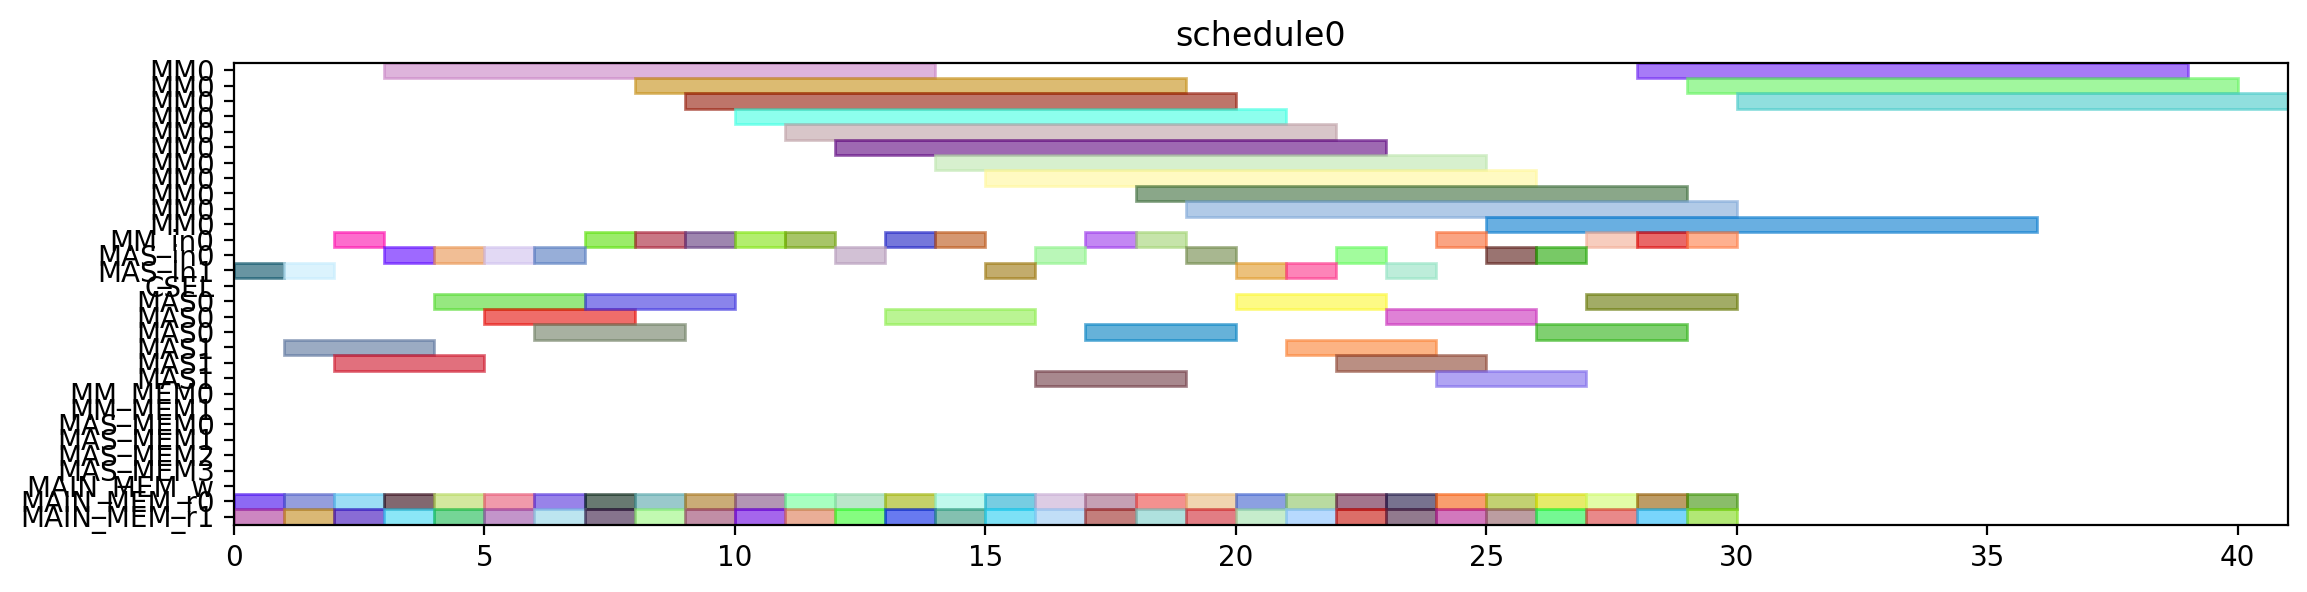

Reproduce this figure in Python.
from pyschedule import Scenario, solvers, plotters, alt


def solve():
	horizon = 120
	S = Scenario("schedule0", horizon=horizon)

	# resource
	MM = S.Resources('MM', num=1, size=11)
	MM_in = S.Resources('MM_in', num=1)
	MAS_in = S.Resources('MAS_in', num=2)
	CSEL = S.Resource('CSEL')
	MAS = S.Resources('MAS', num=2, size=3, periods=range(1, horizon))
	MM_MEM = S.Resources('MM_MEM', num=2)
	MAS_MEM = S.Resources('MAS_MEM', num=4)
	MAIN_MEM_w = S.Resource('MAIN_MEM_w', size=1)
	MAIN_MEM_r = S.Resources('MAIN_MEM_r', num=2)

	# result of previous scheduling

	# new tasks
	r1_t0 = S.Task('r1_t0', length=11, delay_cost=1)
	r1_t0 += alt(MM)
	r1_t0_in = S.Task('r1_t0_in', length=1, delay_cost=1)
	r1_t0_in += alt(MM_in)
	S += r1_t0_in*MM_in[0]<=r1_t0*MM[0]
	r1_t0_mem0 = S.Task('r1_t0_mem0', length=1, delay_cost=1)
	r1_t0_mem0 += MAIN_MEM_r[0]
	S += r1_t0_mem0 <= r1_t0

	r1_t0_mem1 = S.Task('r1_t0_mem1', length=1, delay_cost=1)
	r1_t0_mem1 += MAIN_MEM_r[1]
	S += r1_t0_mem1 <= r1_t0

	r1_t1 = S.Task('r1_t1', length=11, delay_cost=1)
	r1_t1 += alt(MM)
	r1_t1_in = S.Task('r1_t1_in', length=1, delay_cost=1)
	r1_t1_in += alt(MM_in)
	S += r1_t1_in*MM_in[0]<=r1_t1*MM[0]
	r1_t1_mem0 = S.Task('r1_t1_mem0', length=1, delay_cost=1)
	r1_t1_mem0 += MAIN_MEM_r[0]
	S += r1_t1_mem0 <= r1_t1

	r1_t1_mem1 = S.Task('r1_t1_mem1', length=1, delay_cost=1)
	r1_t1_mem1 += MAIN_MEM_r[1]
	S += r1_t1_mem1 <= r1_t1

	r1_t2 = S.Task('r1_t2', length=3, delay_cost=1)
	r1_t2 += alt(MAS)
	r1_t2_in = S.Task('r1_t2_in', length=1, delay_cost=1)
	r1_t2_in += alt(MAS_in)
	S += r1_t2_in*MAS_in[0]<=r1_t2*MAS[0]

	S += r1_t2_in*MAS_in[1]<=r1_t2*MAS[1]

	r1_t2_mem0 = S.Task('r1_t2_mem0', length=1, delay_cost=1)
	r1_t2_mem0 += MAIN_MEM_r[0]
	S += r1_t2_mem0 <= r1_t2

	r1_t2_mem1 = S.Task('r1_t2_mem1', length=1, delay_cost=1)
	r1_t2_mem1 += MAIN_MEM_r[1]
	S += r1_t2_mem1 <= r1_t2

	r1_t3 = S.Task('r1_t3', length=3, delay_cost=1)
	r1_t3 += alt(MAS)
	r1_t3_in = S.Task('r1_t3_in', length=1, delay_cost=1)
	r1_t3_in += alt(MAS_in)
	S += r1_t3_in*MAS_in[0]<=r1_t3*MAS[0]

	S += r1_t3_in*MAS_in[1]<=r1_t3*MAS[1]

	r1_t3_mem0 = S.Task('r1_t3_mem0', length=1, delay_cost=1)
	r1_t3_mem0 += MAIN_MEM_r[0]
	S += r1_t3_mem0 <= r1_t3

	r1_t3_mem1 = S.Task('r1_t3_mem1', length=1, delay_cost=1)
	r1_t3_mem1 += MAIN_MEM_r[1]
	S += r1_t3_mem1 <= r1_t3

	r3_t0 = S.Task('r3_t0', length=11, delay_cost=1)
	r3_t0 += alt(MM)
	r3_t0_in = S.Task('r3_t0_in', length=1, delay_cost=1)
	r3_t0_in += alt(MM_in)
	S += r3_t0_in*MM_in[0]<=r3_t0*MM[0]
	r3_t0_mem0 = S.Task('r3_t0_mem0', length=1, delay_cost=1)
	r3_t0_mem0 += MAIN_MEM_r[0]
	S += r3_t0_mem0 <= r3_t0

	r3_t0_mem1 = S.Task('r3_t0_mem1', length=1, delay_cost=1)
	r3_t0_mem1 += MAIN_MEM_r[1]
	S += r3_t0_mem1 <= r3_t0

	r3_t1 = S.Task('r3_t1', length=11, delay_cost=1)
	r3_t1 += alt(MM)
	r3_t1_in = S.Task('r3_t1_in', length=1, delay_cost=1)
	r3_t1_in += alt(MM_in)
	S += r3_t1_in*MM_in[0]<=r3_t1*MM[0]
	r3_t1_mem0 = S.Task('r3_t1_mem0', length=1, delay_cost=1)
	r3_t1_mem0 += MAIN_MEM_r[0]
	S += r3_t1_mem0 <= r3_t1

	r3_t1_mem1 = S.Task('r3_t1_mem1', length=1, delay_cost=1)
	r3_t1_mem1 += MAIN_MEM_r[1]
	S += r3_t1_mem1 <= r3_t1

	r3_t2 = S.Task('r3_t2', length=3, delay_cost=1)
	r3_t2 += alt(MAS)
	r3_t2_in = S.Task('r3_t2_in', length=1, delay_cost=1)
	r3_t2_in += alt(MAS_in)
	S += r3_t2_in*MAS_in[0]<=r3_t2*MAS[0]

	S += r3_t2_in*MAS_in[1]<=r3_t2*MAS[1]

	r3_t2_mem0 = S.Task('r3_t2_mem0', length=1, delay_cost=1)
	r3_t2_mem0 += MAIN_MEM_r[0]
	S += r3_t2_mem0 <= r3_t2

	r3_t2_mem1 = S.Task('r3_t2_mem1', length=1, delay_cost=1)
	r3_t2_mem1 += MAIN_MEM_r[1]
	S += r3_t2_mem1 <= r3_t2

	r3_t3 = S.Task('r3_t3', length=3, delay_cost=1)
	r3_t3 += alt(MAS)
	r3_t3_in = S.Task('r3_t3_in', length=1, delay_cost=1)
	r3_t3_in += alt(MAS_in)
	S += r3_t3_in*MAS_in[0]<=r3_t3*MAS[0]

	S += r3_t3_in*MAS_in[1]<=r3_t3*MAS[1]

	r3_t3_mem0 = S.Task('r3_t3_mem0', length=1, delay_cost=1)
	r3_t3_mem0 += MAIN_MEM_r[0]
	S += r3_t3_mem0 <= r3_t3

	r3_t3_mem1 = S.Task('r3_t3_mem1', length=1, delay_cost=1)
	r3_t3_mem1 += MAIN_MEM_r[1]
	S += r3_t3_mem1 <= r3_t3

	r4_t0 = S.Task('r4_t0', length=11, delay_cost=1)
	r4_t0 += alt(MM)
	r4_t0_in = S.Task('r4_t0_in', length=1, delay_cost=1)
	r4_t0_in += alt(MM_in)
	S += r4_t0_in*MM_in[0]<=r4_t0*MM[0]
	r4_t0_mem0 = S.Task('r4_t0_mem0', length=1, delay_cost=1)
	r4_t0_mem0 += MAIN_MEM_r[0]
	S += r4_t0_mem0 <= r4_t0

	r4_t0_mem1 = S.Task('r4_t0_mem1', length=1, delay_cost=1)
	r4_t0_mem1 += MAIN_MEM_r[1]
	S += r4_t0_mem1 <= r4_t0

	r4_t1 = S.Task('r4_t1', length=11, delay_cost=1)
	r4_t1 += alt(MM)
	r4_t1_in = S.Task('r4_t1_in', length=1, delay_cost=1)
	r4_t1_in += alt(MM_in)
	S += r4_t1_in*MM_in[0]<=r4_t1*MM[0]
	r4_t1_mem0 = S.Task('r4_t1_mem0', length=1, delay_cost=1)
	r4_t1_mem0 += MAIN_MEM_r[0]
	S += r4_t1_mem0 <= r4_t1

	r4_t1_mem1 = S.Task('r4_t1_mem1', length=1, delay_cost=1)
	r4_t1_mem1 += MAIN_MEM_r[1]
	S += r4_t1_mem1 <= r4_t1

	r4_t2 = S.Task('r4_t2', length=3, delay_cost=1)
	r4_t2 += alt(MAS)
	r4_t2_in = S.Task('r4_t2_in', length=1, delay_cost=1)
	r4_t2_in += alt(MAS_in)
	S += r4_t2_in*MAS_in[0]<=r4_t2*MAS[0]

	S += r4_t2_in*MAS_in[1]<=r4_t2*MAS[1]

	r4_t2_mem0 = S.Task('r4_t2_mem0', length=1, delay_cost=1)
	r4_t2_mem0 += MAIN_MEM_r[0]
	S += r4_t2_mem0 <= r4_t2

	r4_t2_mem1 = S.Task('r4_t2_mem1', length=1, delay_cost=1)
	r4_t2_mem1 += MAIN_MEM_r[1]
	S += r4_t2_mem1 <= r4_t2

	r4_t3 = S.Task('r4_t3', length=3, delay_cost=1)
	r4_t3 += alt(MAS)
	r4_t3_in = S.Task('r4_t3_in', length=1, delay_cost=1)
	r4_t3_in += alt(MAS_in)
	S += r4_t3_in*MAS_in[0]<=r4_t3*MAS[0]

	S += r4_t3_in*MAS_in[1]<=r4_t3*MAS[1]

	r4_t3_mem0 = S.Task('r4_t3_mem0', length=1, delay_cost=1)
	r4_t3_mem0 += MAIN_MEM_r[0]
	S += r4_t3_mem0 <= r4_t3

	r4_t3_mem1 = S.Task('r4_t3_mem1', length=1, delay_cost=1)
	r4_t3_mem1 += MAIN_MEM_r[1]
	S += r4_t3_mem1 <= r4_t3

	r5_t0 = S.Task('r5_t0', length=11, delay_cost=1)
	r5_t0 += alt(MM)
	r5_t0_in = S.Task('r5_t0_in', length=1, delay_cost=1)
	r5_t0_in += alt(MM_in)
	S += r5_t0_in*MM_in[0]<=r5_t0*MM[0]
	r5_t0_mem0 = S.Task('r5_t0_mem0', length=1, delay_cost=1)
	r5_t0_mem0 += MAIN_MEM_r[0]
	S += r5_t0_mem0 <= r5_t0

	r5_t0_mem1 = S.Task('r5_t0_mem1', length=1, delay_cost=1)
	r5_t0_mem1 += MAIN_MEM_r[1]
	S += r5_t0_mem1 <= r5_t0

	r5_t1 = S.Task('r5_t1', length=11, delay_cost=1)
	r5_t1 += alt(MM)
	r5_t1_in = S.Task('r5_t1_in', length=1, delay_cost=1)
	r5_t1_in += alt(MM_in)
	S += r5_t1_in*MM_in[0]<=r5_t1*MM[0]
	r5_t1_mem0 = S.Task('r5_t1_mem0', length=1, delay_cost=1)
	r5_t1_mem0 += MAIN_MEM_r[0]
	S += r5_t1_mem0 <= r5_t1

	r5_t1_mem1 = S.Task('r5_t1_mem1', length=1, delay_cost=1)
	r5_t1_mem1 += MAIN_MEM_r[1]
	S += r5_t1_mem1 <= r5_t1

	r5_t2 = S.Task('r5_t2', length=3, delay_cost=1)
	r5_t2 += alt(MAS)
	r5_t2_in = S.Task('r5_t2_in', length=1, delay_cost=1)
	r5_t2_in += alt(MAS_in)
	S += r5_t2_in*MAS_in[0]<=r5_t2*MAS[0]

	S += r5_t2_in*MAS_in[1]<=r5_t2*MAS[1]

	r5_t2_mem0 = S.Task('r5_t2_mem0', length=1, delay_cost=1)
	r5_t2_mem0 += MAIN_MEM_r[0]
	S += r5_t2_mem0 <= r5_t2

	r5_t2_mem1 = S.Task('r5_t2_mem1', length=1, delay_cost=1)
	r5_t2_mem1 += MAIN_MEM_r[1]
	S += r5_t2_mem1 <= r5_t2

	r5_t3 = S.Task('r5_t3', length=3, delay_cost=1)
	r5_t3 += alt(MAS)
	r5_t3_in = S.Task('r5_t3_in', length=1, delay_cost=1)
	r5_t3_in += alt(MAS_in)
	S += r5_t3_in*MAS_in[0]<=r5_t3*MAS[0]

	S += r5_t3_in*MAS_in[1]<=r5_t3*MAS[1]

	r5_t3_mem0 = S.Task('r5_t3_mem0', length=1, delay_cost=1)
	r5_t3_mem0 += MAIN_MEM_r[0]
	S += r5_t3_mem0 <= r5_t3

	r5_t3_mem1 = S.Task('r5_t3_mem1', length=1, delay_cost=1)
	r5_t3_mem1 += MAIN_MEM_r[1]
	S += r5_t3_mem1 <= r5_t3

	r6_t0 = S.Task('r6_t0', length=11, delay_cost=1)
	r6_t0 += alt(MM)
	r6_t0_in = S.Task('r6_t0_in', length=1, delay_cost=1)
	r6_t0_in += alt(MM_in)
	S += r6_t0_in*MM_in[0]<=r6_t0*MM[0]
	r6_t0_mem0 = S.Task('r6_t0_mem0', length=1, delay_cost=1)
	r6_t0_mem0 += MAIN_MEM_r[0]
	S += r6_t0_mem0 <= r6_t0

	r6_t0_mem1 = S.Task('r6_t0_mem1', length=1, delay_cost=1)
	r6_t0_mem1 += MAIN_MEM_r[1]
	S += r6_t0_mem1 <= r6_t0

	r6_t1 = S.Task('r6_t1', length=11, delay_cost=1)
	r6_t1 += alt(MM)
	r6_t1_in = S.Task('r6_t1_in', length=1, delay_cost=1)
	r6_t1_in += alt(MM_in)
	S += r6_t1_in*MM_in[0]<=r6_t1*MM[0]
	r6_t1_mem0 = S.Task('r6_t1_mem0', length=1, delay_cost=1)
	r6_t1_mem0 += MAIN_MEM_r[0]
	S += r6_t1_mem0 <= r6_t1

	r6_t1_mem1 = S.Task('r6_t1_mem1', length=1, delay_cost=1)
	r6_t1_mem1 += MAIN_MEM_r[1]
	S += r6_t1_mem1 <= r6_t1

	r6_t2 = S.Task('r6_t2', length=3, delay_cost=1)
	r6_t2 += alt(MAS)
	r6_t2_in = S.Task('r6_t2_in', length=1, delay_cost=1)
	r6_t2_in += alt(MAS_in)
	S += r6_t2_in*MAS_in[0]<=r6_t2*MAS[0]

	S += r6_t2_in*MAS_in[1]<=r6_t2*MAS[1]

	r6_t2_mem0 = S.Task('r6_t2_mem0', length=1, delay_cost=1)
	r6_t2_mem0 += MAIN_MEM_r[0]
	S += r6_t2_mem0 <= r6_t2

	r6_t2_mem1 = S.Task('r6_t2_mem1', length=1, delay_cost=1)
	r6_t2_mem1 += MAIN_MEM_r[1]
	S += r6_t2_mem1 <= r6_t2

	r6_t3 = S.Task('r6_t3', length=3, delay_cost=1)
	r6_t3 += alt(MAS)
	r6_t3_in = S.Task('r6_t3_in', length=1, delay_cost=1)
	r6_t3_in += alt(MAS_in)
	S += r6_t3_in*MAS_in[0]<=r6_t3*MAS[0]

	S += r6_t3_in*MAS_in[1]<=r6_t3*MAS[1]

	r6_t3_mem0 = S.Task('r6_t3_mem0', length=1, delay_cost=1)
	r6_t3_mem0 += MAIN_MEM_r[0]
	S += r6_t3_mem0 <= r6_t3

	r6_t3_mem1 = S.Task('r6_t3_mem1', length=1, delay_cost=1)
	r6_t3_mem1 += MAIN_MEM_r[1]
	S += r6_t3_mem1 <= r6_t3

	r9_t2 = S.Task('r9_t2', length=3, delay_cost=1)
	r9_t2 += alt(MAS)
	r9_t2_in = S.Task('r9_t2_in', length=1, delay_cost=1)
	r9_t2_in += alt(MAS_in)
	S += r9_t2_in*MAS_in[0]<=r9_t2*MAS[0]

	S += r9_t2_in*MAS_in[1]<=r9_t2*MAS[1]

	r9_t2_mem0 = S.Task('r9_t2_mem0', length=1, delay_cost=1)
	r9_t2_mem0 += MAIN_MEM_r[0]
	S += r9_t2_mem0 <= r9_t2

	r9_t2_mem1 = S.Task('r9_t2_mem1', length=1, delay_cost=1)
	r9_t2_mem1 += MAIN_MEM_r[1]
	S += r9_t2_mem1 <= r9_t2

	r12_t0 = S.Task('r12_t0', length=11, delay_cost=1)
	r12_t0 += alt(MM)
	r12_t0_in = S.Task('r12_t0_in', length=1, delay_cost=1)
	r12_t0_in += alt(MM_in)
	S += r12_t0_in*MM_in[0]<=r12_t0*MM[0]
	r12_t0_mem0 = S.Task('r12_t0_mem0', length=1, delay_cost=1)
	r12_t0_mem0 += MAIN_MEM_r[0]
	S += r12_t0_mem0 <= r12_t0

	r12_t0_mem1 = S.Task('r12_t0_mem1', length=1, delay_cost=1)
	r12_t0_mem1 += MAIN_MEM_r[1]
	S += r12_t0_mem1 <= r12_t0

	r12_t1 = S.Task('r12_t1', length=11, delay_cost=1)
	r12_t1 += alt(MM)
	r12_t1_in = S.Task('r12_t1_in', length=1, delay_cost=1)
	r12_t1_in += alt(MM_in)
	S += r12_t1_in*MM_in[0]<=r12_t1*MM[0]
	r12_t1_mem0 = S.Task('r12_t1_mem0', length=1, delay_cost=1)
	r12_t1_mem0 += MAIN_MEM_r[0]
	S += r12_t1_mem0 <= r12_t1

	r12_t1_mem1 = S.Task('r12_t1_mem1', length=1, delay_cost=1)
	r12_t1_mem1 += MAIN_MEM_r[1]
	S += r12_t1_mem1 <= r12_t1

	r12_t2 = S.Task('r12_t2', length=3, delay_cost=1)
	r12_t2 += alt(MAS)
	r12_t2_in = S.Task('r12_t2_in', length=1, delay_cost=1)
	r12_t2_in += alt(MAS_in)
	S += r12_t2_in*MAS_in[0]<=r12_t2*MAS[0]

	S += r12_t2_in*MAS_in[1]<=r12_t2*MAS[1]

	r12_t2_mem0 = S.Task('r12_t2_mem0', length=1, delay_cost=1)
	r12_t2_mem0 += MAIN_MEM_r[0]
	S += r12_t2_mem0 <= r12_t2

	r12_t2_mem1 = S.Task('r12_t2_mem1', length=1, delay_cost=1)
	r12_t2_mem1 += MAIN_MEM_r[1]
	S += r12_t2_mem1 <= r12_t2

	r12_t3 = S.Task('r12_t3', length=3, delay_cost=1)
	r12_t3 += alt(MAS)
	r12_t3_in = S.Task('r12_t3_in', length=1, delay_cost=1)
	r12_t3_in += alt(MAS_in)
	S += r12_t3_in*MAS_in[0]<=r12_t3*MAS[0]

	S += r12_t3_in*MAS_in[1]<=r12_t3*MAS[1]

	r12_t3_mem0 = S.Task('r12_t3_mem0', length=1, delay_cost=1)
	r12_t3_mem0 += MAIN_MEM_r[0]
	S += r12_t3_mem0 <= r12_t3

	r12_t3_mem1 = S.Task('r12_t3_mem1', length=1, delay_cost=1)
	r12_t3_mem1 += MAIN_MEM_r[1]
	S += r12_t3_mem1 <= r12_t3

	r13_t0 = S.Task('r13_t0', length=11, delay_cost=1)
	r13_t0 += alt(MM)
	r13_t0_in = S.Task('r13_t0_in', length=1, delay_cost=1)
	r13_t0_in += alt(MM_in)
	S += r13_t0_in*MM_in[0]<=r13_t0*MM[0]
	r13_t0_mem0 = S.Task('r13_t0_mem0', length=1, delay_cost=1)
	r13_t0_mem0 += MAIN_MEM_r[0]
	S += r13_t0_mem0 <= r13_t0

	r13_t0_mem1 = S.Task('r13_t0_mem1', length=1, delay_cost=1)
	r13_t0_mem1 += MAIN_MEM_r[1]
	S += r13_t0_mem1 <= r13_t0

	r13_t1 = S.Task('r13_t1', length=11, delay_cost=1)
	r13_t1 += alt(MM)
	r13_t1_in = S.Task('r13_t1_in', length=1, delay_cost=1)
	r13_t1_in += alt(MM_in)
	S += r13_t1_in*MM_in[0]<=r13_t1*MM[0]
	r13_t1_mem0 = S.Task('r13_t1_mem0', length=1, delay_cost=1)
	r13_t1_mem0 += MAIN_MEM_r[0]
	S += r13_t1_mem0 <= r13_t1

	r13_t1_mem1 = S.Task('r13_t1_mem1', length=1, delay_cost=1)
	r13_t1_mem1 += MAIN_MEM_r[1]
	S += r13_t1_mem1 <= r13_t1

	r13_t2 = S.Task('r13_t2', length=3, delay_cost=1)
	r13_t2 += alt(MAS)
	r13_t2_in = S.Task('r13_t2_in', length=1, delay_cost=1)
	r13_t2_in += alt(MAS_in)
	S += r13_t2_in*MAS_in[0]<=r13_t2*MAS[0]

	S += r13_t2_in*MAS_in[1]<=r13_t2*MAS[1]

	r13_t2_mem0 = S.Task('r13_t2_mem0', length=1, delay_cost=1)
	r13_t2_mem0 += MAIN_MEM_r[0]
	S += r13_t2_mem0 <= r13_t2

	r13_t2_mem1 = S.Task('r13_t2_mem1', length=1, delay_cost=1)
	r13_t2_mem1 += MAIN_MEM_r[1]
	S += r13_t2_mem1 <= r13_t2

	r13_t3 = S.Task('r13_t3', length=3, delay_cost=1)
	r13_t3 += alt(MAS)
	r13_t3_in = S.Task('r13_t3_in', length=1, delay_cost=1)
	r13_t3_in += alt(MAS_in)
	S += r13_t3_in*MAS_in[0]<=r13_t3*MAS[0]

	S += r13_t3_in*MAS_in[1]<=r13_t3*MAS[1]

	r13_t3_mem0 = S.Task('r13_t3_mem0', length=1, delay_cost=1)
	r13_t3_mem0 += MAIN_MEM_r[0]
	S += r13_t3_mem0 <= r13_t3

	r13_t3_mem1 = S.Task('r13_t3_mem1', length=1, delay_cost=1)
	r13_t3_mem1 += MAIN_MEM_r[1]
	S += r13_t3_mem1 <= r13_t3

	r16_t3 = S.Task('r16_t3', length=3, delay_cost=1)
	r16_t3 += alt(MAS)
	r16_t3_in = S.Task('r16_t3_in', length=1, delay_cost=1)
	r16_t3_in += alt(MAS_in)
	S += r16_t3_in*MAS_in[0]<=r16_t3*MAS[0]

	S += r16_t3_in*MAS_in[1]<=r16_t3*MAS[1]

	r16_t3_mem0 = S.Task('r16_t3_mem0', length=1, delay_cost=1)
	r16_t3_mem0 += MAIN_MEM_r[0]
	S += r16_t3_mem0 <= r16_t3

	r16_t3_mem1 = S.Task('r16_t3_mem1', length=1, delay_cost=1)
	r16_t3_mem1 += MAIN_MEM_r[1]
	S += r16_t3_mem1 <= r16_t3

	solvers.mip.solve(S,msg=1,kind='CPLEX',ratio_gap=1.01)

	solution = [['hoge']*len(S.solution()[1]) for i in range(len(S.solution()))]
	for i in range(len(S.solution())):
		for j in range(len(S.solution()[i])):
			solution[i][j]=str(S.solution()[i][j])
	print(solution)

	cycles = int(solution[-1][3])

	pic_file_name = "/mnt/rose/usr1/fukuda/ABE/multiRAM_multiMAS_16mux/scheduling_result/stage11MM1_stage3MAS2/EP2_YRECOVER/schedule0.png"
	if(S.solution() != []):
		plotters.matplotlib.plot(S,img_filename=pic_file_name, show_task_labels=False, fig_size=(cycles*0.25+3, 3))

	return solution
